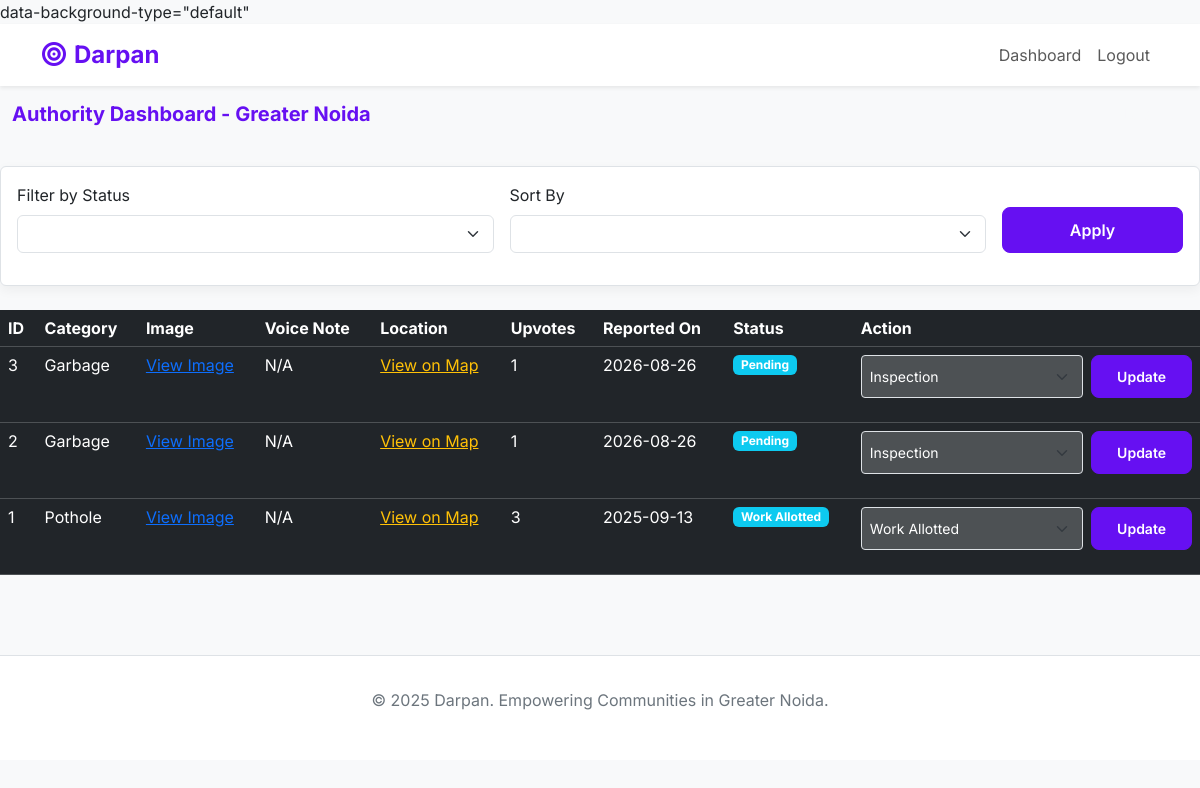
The app's page /authority/dashboard (signed in) with its own data.
### tables this page shows
CREATE TABLE issues (
      id INTEGER PRIMARY KEY AUTOINCREMENT,
      user_id INTEGER NOT NULL,
      category TEXT NOT NULL,
      description TEXT,
      latitude REAL NOT NULL,
      longitude REAL NOT NULL,
      city TEXT,
      image_path TEXT NOT NULL,
      voice_note_path TEXT,
      status TEXT NOT NULL DEFAULT 'Pending',
      upvotes INTEGER NOT NULL DEFAULT 1,
      created_at DATETIME DEFAULT CURRENT_TIMESTAMP,
      FOREIGN KEY (user_id) REFERENCES users (id)
    );

### app.py (the view)
@app.route('/authority/dashboard')
def authority_dashboard():
    if 'authority_id' not in session: return redirect(url_for('authority_login'))
    city = session['authority_city']
    db = get_db()
    status_filter = request.args.get('status_filter', 'all')
    sort_by = request.args.get('sort_by', 'newest')
    query = f"SELECT * FROM issues WHERE city = ?"; params = [city]
    if status_filter != 'all': query += " AND status = ?"; params.append(status_filter)
    if sort_by == 'oldest': query += " ORDER BY created_at ASC"
    elif sort_by == 'upvotes': query += " ORDER BY upvotes DESC"
    else: query += " ORDER BY created_at DESC"
    issues_from_db = db.execute(query, tuple(params)).fetchall()
    issues = []
    for row in issues_from_db:
        issue = dict(row)
        if isinstance(issue.get('created_at'), str):
            issue['created_at'] = datetime.strptime(issue['created_at'], '%Y-%m-%d %H:%M:%S')
        issues.append(issue)
    return render_template('authority_dashboard.html', issues=issues, city=city, current_filter=status_filter, current_sort=sort_by)

### app.py (called while the page is built)
def get_db():
    if 'db' not in g:
        g.db = sqlite3.connect(
            app.config['DATABASE'],
            detect_types=sqlite3.PARSE_DECLTYPES
        )
        g.db.row_factory = sqlite3.Row
    return g.db

### templates/authority_dashboard.html (shortened to what this page needs)
{% extends 'base.html' %}
{% block content %}
<nav class="navbar navbar-expand-lg glass-card mb-4">
  <div class="container-fluid">
    <a class="navbar-brand text-white" href="#">Authority Dashboard - {{ city }}</a>
    <div class="ms-auto">
      <a href="{{ url_for('authority_logout') }}" class="btn btn-outline-light">Logout</a>
    </div>
  </div>
</nav>
<div class="card glass-card p-3 mb-4">
    <form method="get" action="{{ url_for('authority_dashboard') }}">
        <div class="row g-3 align-items-end">
            <div class="col-md-5">
                <label for="status_filter" class="form-label">Filter by Status</label>
                <select name="status_filter" id="status_filter" class="form-select" style="background-color: rgba(255,255,255,0.2); color: white;">
                    <option value="all" {% if current_filter == 'all' %}selected{% endif %} style="color: black;">All Statuses</option>
                </select>
            </div>
            <div class="col-md-5">
                <label for="sort_by" class="form-label">Sort By</label>
                <select name="sort_by" id="sort_by" class="form-select" style="background-color: rgba(255,255,255,0.2); color: white;">
                    <option value="newest" {% if current_sort == 'newest' %}selected{% endif %} style="color: black;">Newest to Oldest</option>
                </select>
            </div>
            <div class="col-md-2 d-grid">
                <button type="submit" class="btn btn-primary">Apply</button>
            </div>
        </div>
    </form>
</div>
<div class="table-responsive">
    <table class="table table-dark table-hover" style="background: rgba(0,0,0,0.3); border-radius: 10px;">
        <thead>
            <tr>
                <th>ID</th>
                <th>Category</th>
                <th>Image</th>
                <th>Voice Note</th>
                <th>Location</th>
                <th>Upvotes</th>
                <th>Reported On</th>
                <th>Status</th>
                <th>Action</th>
            </tr>
        </thead>
        <tbody>
            {% for issue in issues %}
            <tr>
                <td>{{ issue['id'] }}</td>
                <td>{{ issue['category'] }}</td>
                <td>
                    <a href="{{ url_for('static', filename=issue.image_path.split('static/')[1]) }}" target="_blank">View Image</a>
                </td>
                <td>
                    {% if issue['voice_note_path'] %}
                        <audio controls style="max-width: 200px;">
                            <source src="{{ url_for('static', filename=issue.voice_note_path.split('static/')[1]) }}" type="audio/webm">
                            Your browser does not support the audio element.
                        </audio>
                    {% else %}
                        N/A
                    {% endif %}
                </td>
                <td>
                    <a href="https://www.google.com/maps?q={{ issue.latitude }},{{ issue.longitude }}" target="_blank" class="text-warning">View on Map</a>
                </td>
                <td>{{ issue['upvotes'] }}</td>
                <td>{{ issue['created_at'].strftime('%Y-%m-%d') }}</td>
                <td><span class="badge bg-info">{{ issue['status'] }}</span></td>
                <td>
                    <form action="{{ url_for('update_status', issue_id=issue.id) }}" method="post" class="d-flex">
                        <select name="status" class="form-select form-select-sm me-2" style="background-color: rgba(255,255,255,0.2); color: white;">
                            <option value="Inspection" {% if issue.status == 'Inspection' %}selected{% endif %}>Inspection</option>
                            <option value="Work Allotted" {% if issue.status == 'Work Allotted' %}selected{% endif %}>Work Allotted</option>
                        </select>
                        <button type="submit" class="btn btn-sm btn-primary">Update</button>
                    </form>
                </td>
            </tr>
            {% else %}
            <tr>
                <td colspan="9" class="text-center">No issues found for the selected filters.</td>
            </tr>
            {% endfor %}
        </tbody>
    </table>
</div>
{% endblock %}

### templates/base.html (shortened to what this page needs)
<!DOCTYPE html>
<html lang="en">
<head>
    <link rel="stylesheet" href="https://cdnjs.cloudflare.com/ajax/libs/font-awesome/6.5.2/css/all.min.css">
    <link href="https://cdn.jsdelivr.net/npm/bootstrap@5.3.2/dist/css/bootstrap.min.css" rel="stylesheet">
</head>
<body>
    <nav class="navbar navbar-expand-lg bg-white sticky-top shadow-sm">
      <div class="container">
        <a class="navbar-brand fs-4" href="{{ url_for('index') }}">
            <i class="fas fa-bullseye me-2"></i>Darpan
        </a>
        <div class="collapse navbar-collapse" id="navbarNav">
          <ul class="navbar-nav ms-auto">
            {% if 'user_id' in session %}
                <li class="nav-item">
                    <a class="nav-link" href="{{ url_for('user_dashboard') }}">Dashboard</a>
                </li>
                 <li class="nav-item">
                    <a class="nav-link" href="{{ url_for('report_issue_page') }}">Report an Issue</a>
                </li>
                <li class="nav-item">
                    <a class="nav-link" href="{{ url_for('logout') }}">Logout</a>
                </li>
            {% elif 'authority_id' in session %}
                 <li class="nav-item">
                    <a class="nav-link" href="{{ url_for('authority_dashboard') }}">Dashboard</a>
                </li>
                <li class="nav-item">
                    <a class="nav-link" href="{{ url_for('authority_logout') }}">Logout</a>
                </li>
            {% endif %}
          </ul>
        </div>
      </div>
    </nav>
    <div class="content-wrapper">
        {% block content %}{% endblock %}
    </div>
    <footer class="footer">
        <div class="container text-center">
            <p>&copy; 2025 Darpan. Empowering Communities in Greater Noida.</p>
        </div>
    </footer>
</body>
</html>

### templates/base.html (style rules this page uses)
:root { --light-bg: #f8f9fa; --white: #ffffff; --dark-text: #212529; --secondary-text: #6c757d; --primary-accent: #6610f2; --primary-accent-hover: #520dc2; --border-color: #dee2e6; }
body { font-family: 'Inter', sans-serif; background-color: var(--light-bg); color: var(--dark-text); }
.navbar-brand { font-weight: 700; color: var(--primary-accent) !important; }
.card { border: 1px solid var(--border-color); box-shadow: 0 4px 12px rgba(0,0,0,0.05); transition: all 0.3s ease; }
.btn-primary { background-color: var(--primary-accent); border-color: var(--primary-accent); font-weight: 600; padding: 10px 25px; border-radius: 8px; transition: all 0.2s ease-in-out; }
.footer { background-color: var(--white); border-top: 1px solid var(--border-color); color: var(--secondary-text); padding: 2rem 0; margin-top: 4rem; }
.content-wrapper { animation: fadeIn 0.8s ease-out; }

### records on screen
issues: id "3", category "Garbage", upvotes "1", created_at "2026-08-26", status "Pending"
issues: id "2", category "Garbage", upvotes "1", created_at "2026-08-26", status "Pending"
issues: id "1", category "Pothole", upvotes "3", created_at "2025-09-13", status "Work Allotted"

### other values on screen
{{ city }} "Greater Noida"
